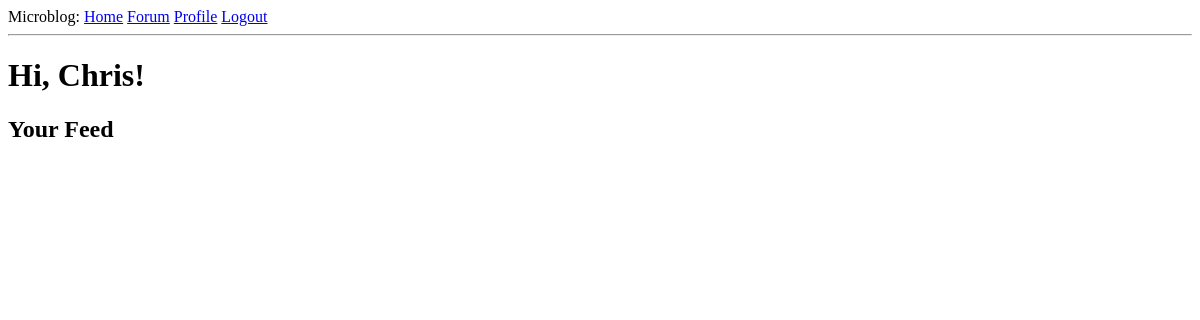
Before: /index (signed in) with the older database file.
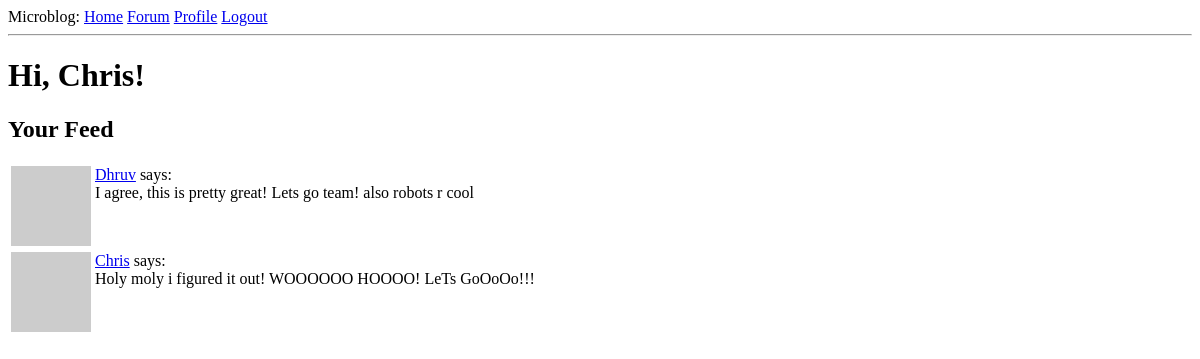
After: the same page with the newer database file.
### app/models.py (models this page shows, shortened)
class Post(db.Model):
    id = db.Column(db.Integer, primary_key=True)
    body = db.Column(db.String(140))
    timestamp = db.Column(db.DateTime, index=True, default=datetime.utcnow)
    user_id = db.Column(db.Integer, db.ForeignKey('user.id'))

class User(UserMixin, db.Model):
    id = db.Column(db.Integer, primary_key=True)
    username = db.Column(db.String(64), index=True, unique=True)
    email = db.Column(db.String(120), index=True, unique=True)
    password_hash = db.Column(db.String(128))
    posts = db.relationship('Post', backref='author', lazy='dynamic')
    about_me = db.Column(db.String(140))
    last_seen = db.Column(db.DateTime, default=datetime.utcnow)
    def avatar(self, size):
        digest = md5(self.email.lower().encode('utf-8')).hexdigest()
        return 'https://www.gravatar.com/avatar/{}?d=identicon&s={}'.format(digest, size)
    def followed_posts(self):
        followed = Post.query.join(
            followers, (followers.c.followed_id==Post.user_id)).filter(
                followers.c.follower_id==self.id)
        own = Post.query.filter_by(user_id=self.id)
        return followed.union(own).order_by(Post.timestamp.desc())
    followed = db.relationship(
        'User', secondary=followers,
        primaryjoin=(followers.c.follower_id == id),
        secondaryjoin=(followers.c.followed_id == id),
        backref=db.backref('followers', lazy='dynamic'), lazy='dynamic')

### app/routes.py (the view)
@app.route('/',methods=['GET','POST'])
@app.route('/index',methods=['GET','POST'])
@login_required
def index():
    posts = current_user.followed_posts().all()
    return render_template('index.html', title='Home',posts=posts)

### app/models.py (called while the page is built)
@login.user_loader
def load_user(id):
    return User.query.get(int(id))

### app/routes.py (called while the page is built)
@app.before_request
def before_request():
    if current_user.is_authenticated:
        current_user.last_seen = datetime.utcnow()
        db.session.commit()

### app/templates/index.html
{% extends "base.html" %}
{% block content %}
    {%if current_user.is_anonymous%}
    <h1>Welcome to IMG Label Online!</h1>
    {%else%}
    <h1>Hi, {{ current_user.username }}!</h1>
    {%endif%}
    <h2>Your Feed</h2>
    {% for post in posts %}
        {%include '_post.html'%}
    {% endfor %}
{% endblock %}

### app/templates/_post.html
    <table>
        <tr valign="top">
            <td><img src="{{ post.author.avatar(36) }}"></td>
            <td><a href="{{url_for('user',username=post.author.username)}}">{{ post.author.username }}</a>
                says:<br>{{ post.body }}
            </td>
        </tr>
    </table>

Changed rows visible on the page:
added Post: author.username "Dhruv", body "I agree, this is pretty great! Lets go team! also robots r cool"
added Post: author.username "Chris", body "Holy moly i figured it out! WOOOOOO HOOOO! LeTs GoOoOo!!!"
